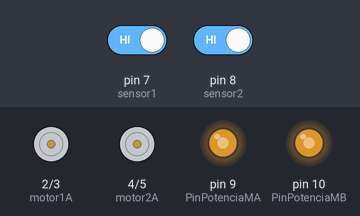
A sketch run on a simulated Arduino Uno, built with avr-gcc and run on an emulated ATmega328P. On the bench: motor-driver pin pairs drawn as motors (green arrow = first pin HIGH = forward, orange = second pin HIGH = backward, longer = more drive), output pins drawn as LEDs (lit = HIGH). The test bench sets the inputs (shaded band); at power-on: pin 7 (sensor1) HIGH, pin 8 (sensor2) HIGH.

Above: at 1.2 s.
1.3 s: pin 7 (sensor1) driven LOW
At 1.6 s:
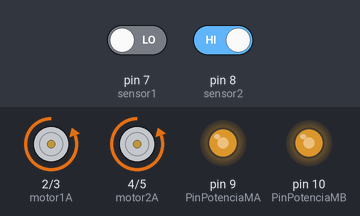
2.8 s: pin 8 (sensor2) driven LOW
At 3.9 s:
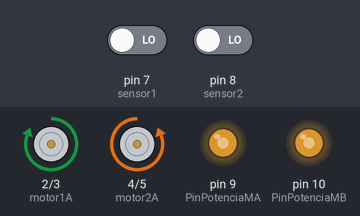
4.3 s: pin 7 (sensor1) driven HIGH
At 5.0 s:
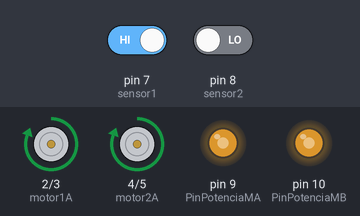
8.8 s: pin 8 (sensor2) driven HIGH
At 9.4 s:
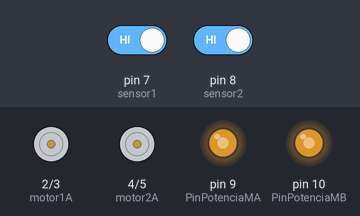
Timing chart, 0 to 11.3 s (numbered marks = the images above; inputs shaded):
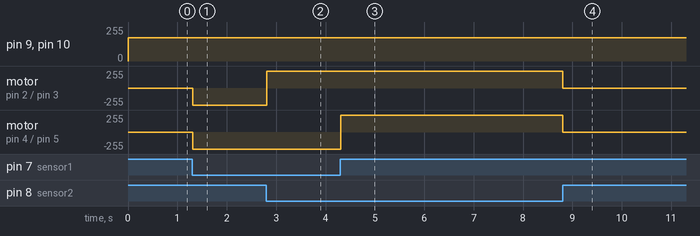

The sketch:

Seguidor_linea_digital.ino
```cpp
int motor1A = 2; //Cables para control del motor derecho
int motor1B = 3; //Cables para control del motor derecho
int motor2A = 4; //Cables para control del motor izquierdo
int motor2B = 5;  //Cables para control del motor izquierdo

/////////////Sensores
int sensor1=7;
int sensor2=8;

///////////// PWM
int PotenciaMB=175;
int PotenciaMA=175;

//////////////Cables que tranmiten la potencia
int PinPotenciaMA=9;
int PinPotenciaMB=10;

//////////////variable para lectura de los estados del los dos sensores de color Blanco/Negro
int buttonState1 = 0;
int buttonState2 = 0;

//////////////Variable para recibir comandos de control por simulacion
int dato=0;


////////////////////////Configuracion Principal
void setup()
{
  Serial.begin(115200);     //Velocidad de tranmision de datos

  //Configuracion de los pines del Arduino como salida para control de Driver de los motores
  pinMode(motor1A, OUTPUT);
  pinMode(motor1B, OUTPUT);
  pinMode(motor2A, OUTPUT);
  pinMode(motor2B, OUTPUT);

  //Configuracion de los pines del Arduino como apagado osea LOW = 0 voltios
  digitalWrite(motor1A,LOW);
  digitalWrite(motor1B,LOW);
  digitalWrite(motor2A,LOW);
  digitalWrite(motor2B,LOW);

  //Instalacion de sensores infrarrojos, configurados como datos que van a ingresar al Arduino UNO osea INPUT
  pinMode(sensor2, INPUT);
  pinMode(sensor1, INPUT);

}

//Cuerpo de proyecto
void loop()
{
  int buttonState1 = digitalRead(sensor1);  //Lectura del estado del sensor 1
  int buttonState2 = digitalRead(sensor2);  //Lectura del estado del sensor 2
  analogWrite(PinPotenciaMA,PotenciaMA);    //Asignacion de PWM para potencia a 175 del total de 255 como maximo para el motor A
  analogWrite(PinPotenciaMB,PotenciaMB);    //Asignacion de PWM para potencia a 175 del total de 255 como maximo  para el motor B

  // Toma de estados segun la lectura de los sensores

  //Adelante
  if ((buttonState1 == LOW) && (buttonState2 == LOW))
  {
    digitalWrite(motor1A,HIGH);
    digitalWrite(motor1B,LOW);
    digitalWrite(motor2A,LOW);
    digitalWrite(motor2B,HIGH);

  }
  //parar
  if ((buttonState1 == HIGH) && (buttonState2 == HIGH))
  {
    digitalWrite(motor1A,LOW);
    digitalWrite(motor1B,LOW);
    digitalWrite(motor2A,LOW);
    digitalWrite(motor2B,LOW);

  }

  //Izquierda
  if((buttonState1 == HIGH) && (buttonState2 == LOW))
  {
    digitalWrite(motor1A,HIGH);
    digitalWrite(motor1B,LOW);
    digitalWrite(motor2A,HIGH);
    digitalWrite(motor2B,LOW);

  }

  //Derecha
  if((buttonState1 == LOW) && (buttonState2 == HIGH))
  {
    digitalWrite(motor1A,LOW);
    digitalWrite(motor1B,HIGH);
    digitalWrite(motor2A,LOW);
    digitalWrite(motor2B,HIGH);

  }

  //Pruebas por comunicacion serial
  if(Serial.available()>0)
  {
    dato=Serial.read();
  }
  if(dato=='w')
  {
    Serial.println("Adelante");
  }
  if(dato=='x')
  {
    Serial.println("Atras");
  }
  if(dato=='s')
  {
    Serial.println("Parar");
  }
  if(dato=='a')
  {
    Serial.println("Izquierda");
  }
  if(dato=='d')
  {
    Serial.println("derecha");
  }
  dato=0;
  delay(10);
}

/*
 * if(Serial.available()>0)
  {
    dato=Serial.read();
  }
  if(dato=='w')
  {
    Serial.println("Adelante");
    digitalWrite(motor1A,HIGH);
    digitalWrite(motor1B,LOW);
    digitalWrite(motor2A,LOW);
    digitalWrite(motor2B,HIGH);
  }
  if(dato=='x')
  {
    Serial.println("Atras");
  }
  if(dato=='s')
  {
    Serial.println("Parar");
    digitalWrite(motor1A,LOW);
    digitalWrite(motor1B,LOW);
    digitalWrite(motor2A,LOW);
    digitalWrite(motor2B,LOW);
  }
  if(dato=='a')
  {
    Serial.println("Izquierda");
    digitalWrite(motor1A,HIGH);
    digitalWrite(motor1B,LOW);
    digitalWrite(motor2A,HIGH);
    digitalWrite(motor2B,LOW);
  }
  if(dato=='d')
  {
    Serial.println("Derecha");
    digitalWrite(motor1A,LOW);
    digitalWrite(motor1B,HIGH);
    digitalWrite(motor2A,LOW);
    digitalWrite(motor2B,HIGH);
  }
  dato=0;
  delay(10);
 */
```

Measured:
- after the input at 1.3 s, motor on pin 2 (motor1A) / pin 3 (motor1B), motor on pin 4 (motor2A) / pin 5 (motor2B): stopped → backward 255/255 at once
- after the input at 2.8 s, motor on pin 2 (motor1A) / pin 3 (motor1B): backward 255/255 → forward 255/255 at once
- after the input at 4.3 s, motor on pin 4 (motor2A) / pin 5 (motor2B): backward 255/255 → forward 255/255 at once
- after the input at 8.8 s, motor on pin 2 (motor1A) / pin 3 (motor1B), motor on pin 4 (motor2A) / pin 5 (motor2B): forward 255/255 → stopped at once
